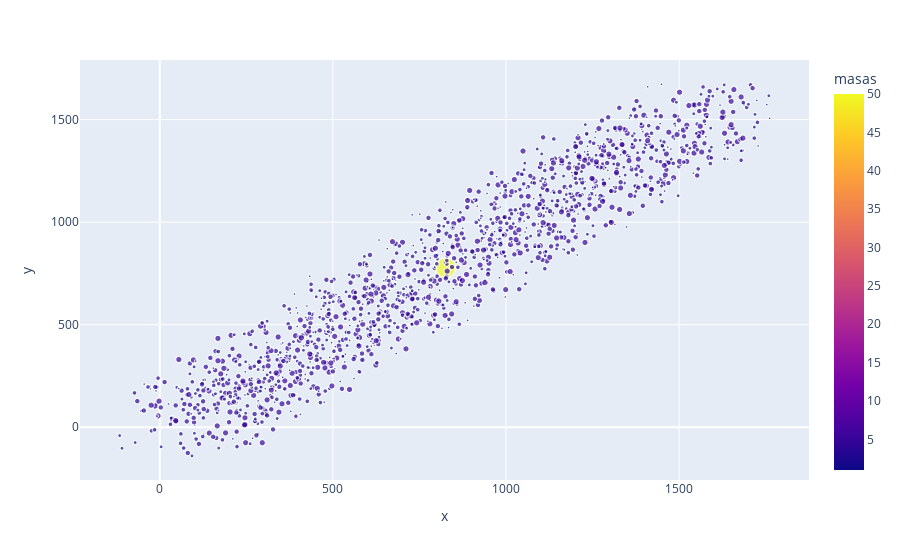

This figure's notebook cell:
### Markdown cell above
### Grafica 2D

### Code cell
df_2d.loc[1]=['Centro de masas',50,825.815,776.919]
fig5 = px.scatter(df_2d, x='x', y='y',color='masas',size = 'masas')
fig5.write_html("Nube de particulas con masas_2d.html")

fig5.show()

### Figure 1 — Plotly figure (JSON) as saved in the notebook; plotly's stock layout.template omitted (floating-point values rounded to 4 significant figures; data arrays with more than 128 entries replaced by an {"elided": "..."} marker saying what was removed)
{"data": [{"hovertemplate": "x=%{x}<br>y=%{y}<br>masas=%{marker.color}<extra></extra>", "legendgroup": "", "marker": {"color": {"elided": "1533 int values"}, "coloraxis": "coloraxis", "size": {"elided": "1533 int values"}, "sizemode": "area", "sizeref": 0.125, "symbol": "circle"}, "mode": "markers", "name": "", "showlegend": false, "type": "scattergl", "x": {"elided": "1533 float values"}, "xaxis": "x", "y": {"elided": "1533 float values"}, "yaxis": "y"}], "layout": {"coloraxis": {"colorbar": {"title": {"text": "masas"}}, "colorscale": [[0, "#0d0887"], [0.1111, "#46039f"], [0.2222, "#7201a8"], [0.3333, "#9c179e"], [0.4444, "#bd3786"], [0.5556, "#d8576b"], [0.6667, "#ed7953"], [0.7778, "#fb9f3a"], [0.8889, "#fdca26"], [1, "#f0f921"]]}, "legend": {"itemsizing": "constant", "tracegroupgap": 0}, "margin": {"t": 60}, "xaxis": {"anchor": "y", "domain": [0, 1], "title": {"text": "x"}}, "yaxis": {"anchor": "x", "domain": [0, 1], "title": {"text": "y"}}}}
